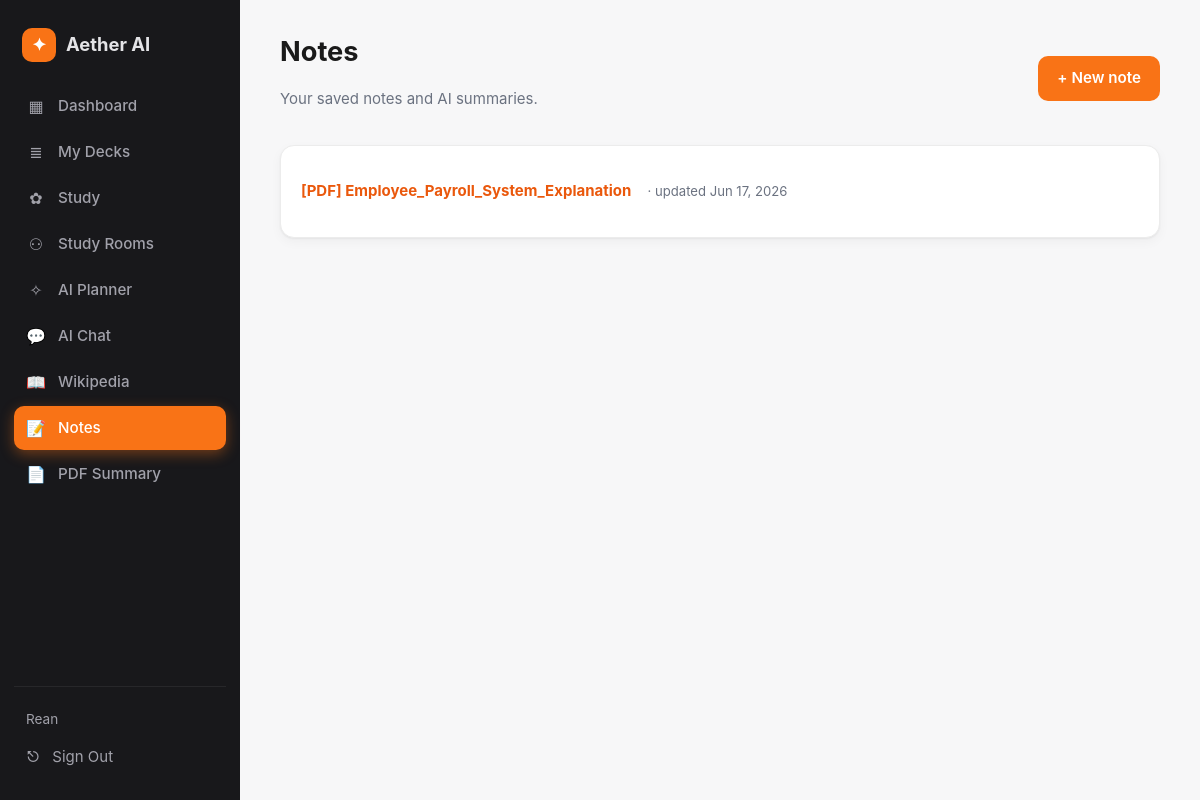
/notes/ (signed in), run on an earlier commit of the app's database.
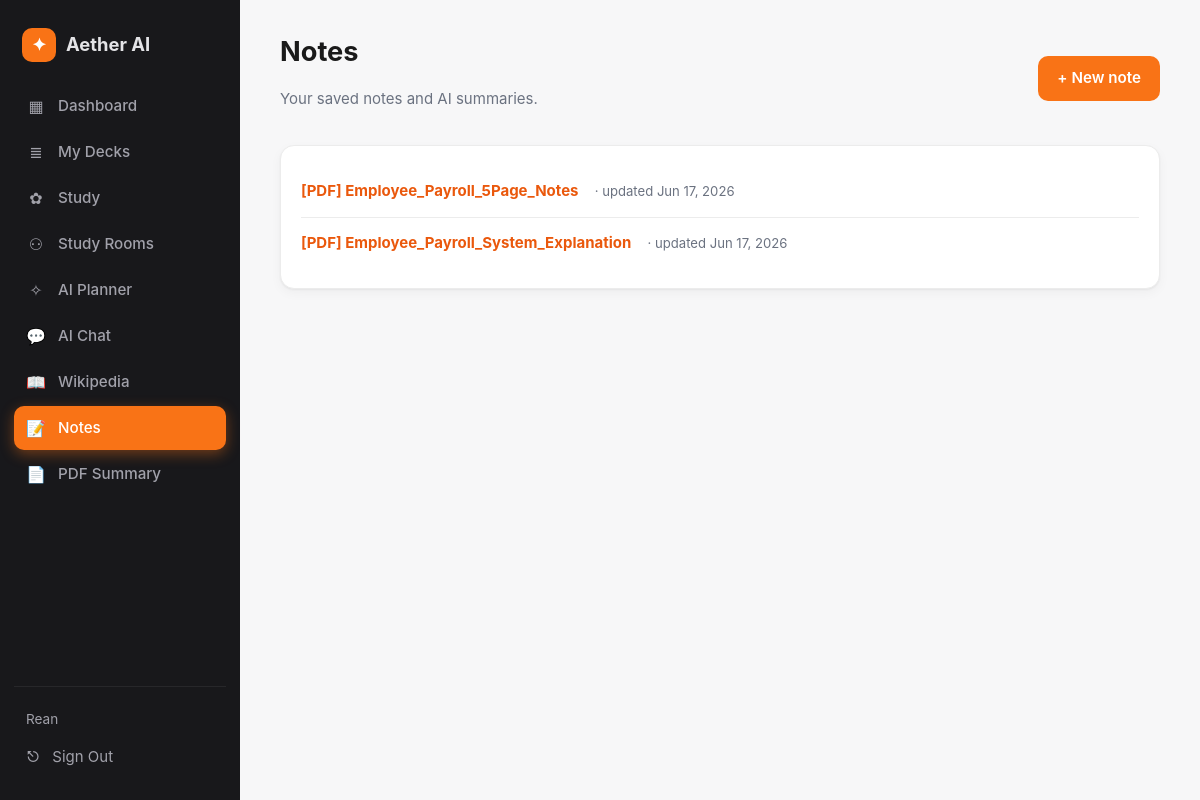
And on a later commit of the database.
### app/models.py (models this page shows)
class Note(db.Model):
    __tablename__ = "notes"
    id = db.Column(db.Integer, primary_key=True)
    user_id = db.Column(db.Integer, db.ForeignKey("users.id"), nullable=False)
    title = db.Column(db.String(200), nullable=False)
    content = db.Column(db.Text, nullable=False, default="")
    summary = db.Column(db.Text, nullable=True)
    created_at = db.Column(db.DateTime, default=datetime.utcnow)
    updated_at = db.Column(db.DateTime, default=datetime.utcnow, onupdate=datetime.utcnow)

### app/routes/notes.py (the view)
@notes_bp.route("/")
@login_required
def index():
    items = (Note.query.filter_by(user_id=current_user.id)
             .order_by(Note.updated_at.desc()).all())
    return render_template("notes/list.html", notes=items)

### app/templates/notes/list.html
{% extends "base.html" %}
{% block content %}
<div class="page-head row-between">
  <div>
    <h1>Notes</h1>
    <p class="muted">Your saved notes and AI summaries.</p>
  </div>
  <a class="btn" href="{{ url_for('notes.new') }}">+ New note</a>
</div>
{% if notes %}
<div class="card">
  <ul class="row-list">
    {% for n in notes %}
      <li>
        <a href="{{ url_for('notes.view', note_id=n.id) }}"><strong>{{ n.title }}</strong></a>
        <span class="muted small">· updated {{ n.updated_at.strftime('%b %d, %Y') }}</span>
      </li>
    {% endfor %}
  </ul>
</div>
{% else %}
  <div class="card empty">
    <p class="muted">No notes yet.</p>
    <a class="btn" href="{{ url_for('notes.new') }}">Create your first note</a>
  </div>
{% endif %}
{% endblock %}

What changed in the data, as far as the page shows it:
added Note: title "[PDF] Employee_Payroll_5Page_Notes", updated_at "Jun 17, 2026"
